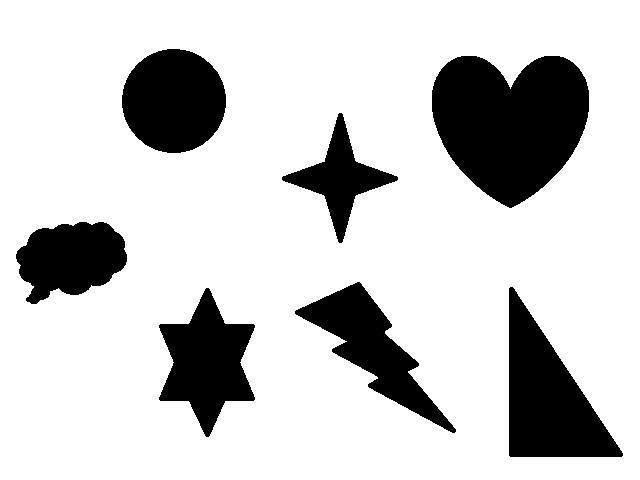
#> input picture 43/image.jpg, 640 x 480 px
$ python main.py   (older library calls are emulated)
#> lines starting #> are read from the running program, lines starting #| are printed output that depends on the picture; after the words box and inside, x2 and y2 are one past the last pixel; in counts of white or black regions, pixels touching at a corner belong together
import cv2

image = cv2.imread('image.jpg')
#> image is the input picture: shape (480, 640, 3); min 0, max 255, mean 203.7
grayscale = cv2.cvtColor(image, cv2.COLOR_RGB2GRAY)

canny_image = cv2.Canny(grayscale, 80, 180)
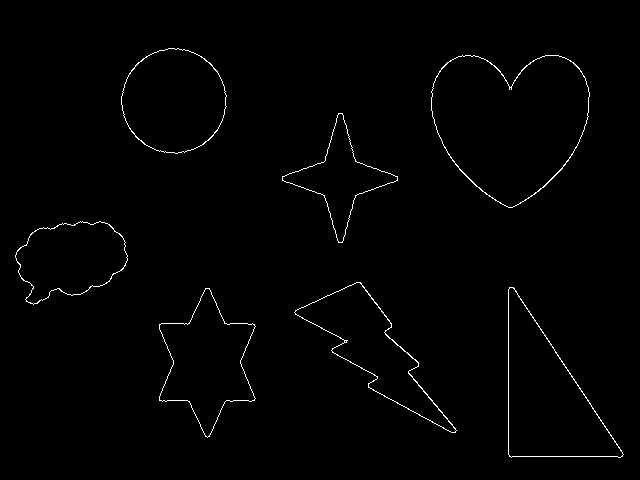
#> canny_image: shape (480, 640); 1% white in thin lines or dots, all inside (x1, y1, x2, y2) = (15, 48, 624, 458)

params = cv2.SimpleBlobDetector_Params()

params.filterByArea = True
params.minArea = 20
params.maxArea = 40000

params.filterByCircularity = False
params.minCircularity = 0.1

params.filterByConvexity = False
params.minConvexity = 0.1

params.filterByInertia = False
params.minInertiaRatio = 0.8

params.minDistBetweenBlobs = 20

detector = cv2.SimpleBlobDetector(params)
blobs = detector.detect(canny_image)
#> blobs = 7 keypoints; (x, y, size): (510, 122, 149.8), (547, 398, 124), (372, 348, 108.2), (173, 100, 103.6), (207, 362, 101.5), (70, 258, 93.1), (340, 178, 80.4)
print(len(blobs))
#| 7

rows, cols = image.shape[:2]
#> rows = 480; cols = 640

for k in blobs:
    x_up_left = int(k.pt[0] - k.size)
    y_up_left = int(k.pt[1] - k.size)

    x_bot_rigth = int(k.pt[0] + k.size)
    y_bot_rigth = int(k.pt[1] + k.size)

    if x_up_left < 0:
        x_up_left = 0
    if y_up_left < 0:
        y_up_left = 0

    if x_bot_rigth > cols:
        x_bot_rigth = cols
    if y_bot_rigth > rows:
        y_bot_rigth = rows

#> (the run stopped early here; a loop or call above may not have finished)
